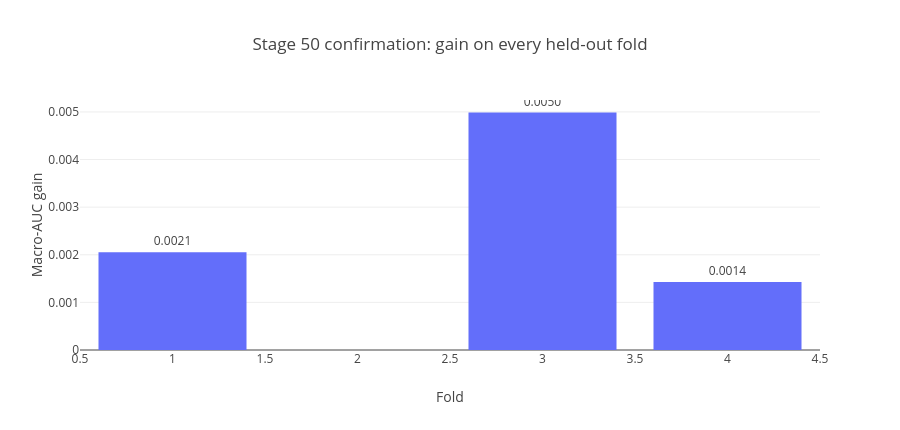

The code cell stored with this chart in its notebook:
### Markdown cell above
## Stage 50 — independent confirmation

The two-target MCL + Lateral Meniscus overlay was frozen from screening folds 0 and 2 and then evaluated on folds 1, 3, and 4. It improved all three confirmation folds and changed no other targets by design.

Confirmation baseline: **0.795488**  
Confirmation candidate: **0.798017**  
Macro-AUC gain: **+0.002529**

The five-fold 0.793687 result above is descriptive because it includes the screening folds; the three-fold confirmation is the independent evidence for the overlay.

### Code cell
confirmation = pd.DataFrame({
    "Fold": ["1", "3", "4"],
    "Macro-AUC gain": [0.0020505557, 0.0049880294, 0.0014276970],
})
fig = px.bar(confirmation, x="Fold", y="Macro-AUC gain", text="Macro-AUC gain", title="Stage 50 confirmation: gain on every held-out fold")
fig.update_traces(texttemplate="%{text:.4f}", textposition="outside")
fig.update_layout(height=430)
fig.show();

### Figure 1 — Plotly figure (JSON) as saved in the notebook; plotly's stock layout.template omitted (floating-point values rounded to 4 significant figures)
{"data": [{"hovertemplate": "Fold=%{x}<br>Macro-AUC gain=%{text}<extra></extra>", "legendgroup": "", "marker": {"color": "#636efa", "pattern": {"shape": ""}}, "name": "", "orientation": "v", "showlegend": false, "text": [0.002051, 0.004988, 0.001428], "textposition": "outside", "texttemplate": "%{text:.4f}", "type": "bar", "x": ["1", "3", "4"], "xaxis": "x", "y": [0.002051, 0.004988, 0.001428], "yaxis": "y"}], "layout": {"barmode": "relative", "height": 430, "legend": {"tracegroupgap": 0}, "title": {"text": "Stage 50 confirmation: gain on every held-out fold"}, "xaxis": {"anchor": "y", "domain": [0.0, 1.0], "title": {"text": "Fold"}}, "yaxis": {"anchor": "x", "domain": [0.0, 1.0], "title": {"text": "Macro-AUC gain"}}}}
